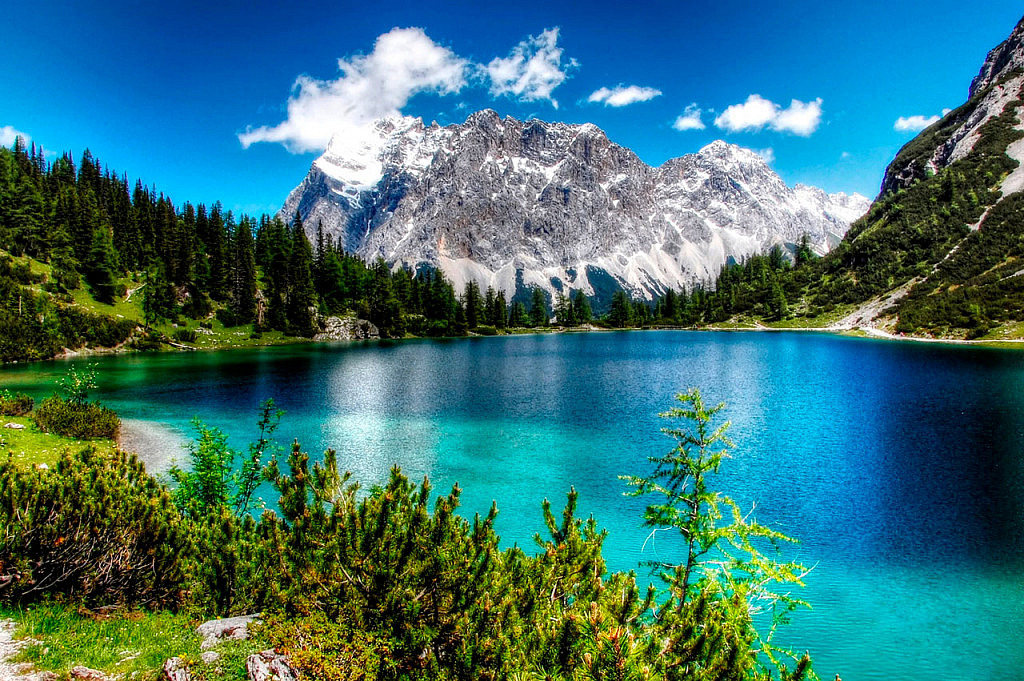
#> input picture Pictures/Nevado.jpg, 1024 x 681 px, given in place of Rio.jpg, which was not available
$ python retoFotos.py   (older library calls are emulated)
#> lines starting #> are read from the running program, lines starting #| are printed output that depends on the picture; pictures that were not available may be replaced by others from this repository, and a replacement may not be noted
import cv2
import numpy as np
#cargamos imagen
image = cv2.imread('Pictures/Rio.jpg')
#> image is the input picture: shape (681, 1024, 3); mean B, G, R 116.2, 113.9, 57.1
image2 = cv2.imread('Pictures/Nevado.jpg')
image3 = cv2.imread('Pictures/Montanas.jpg')
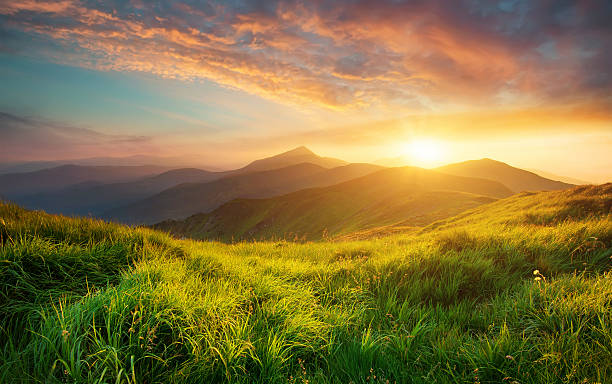
#> input picture Pictures/Montanas.jpg, 612 x 384 px
#> image3 is the input picture: shape (384, 612, 3); mean B, G, R 66.6, 117.5, 134.5
cv2.imshow('Rio', image)
cv2.waitKey(0)
cv2.destroyAllWindows()
#obtener dimensiones de la imagen
hight, width = image.shape[:2]
#> hight = 681; width = 1024
center = (width/2, hight/2)
#> center = (512, 340.5)
#rotar la imagen
angulo = 90
matrix = cv2.getRotationMatrix2D(center, angulo, 1.0)
rotated = cv2.warpAffine(image2, matrix, (width, hight))
cv2.imshow('Nevado', rotated)
cv2.waitKey(0)
cv2.destroyAllWindows()
#Definir la matriz de traslación
tx, ty = 100, 50
M = np.float32([[1, 0, tx], [0, 1, ty]])
#Aplicar la matriz de traslación a la imagen
translated = cv2.warpAffine(image3, M, (image3.shape[1], image.shape[0]))
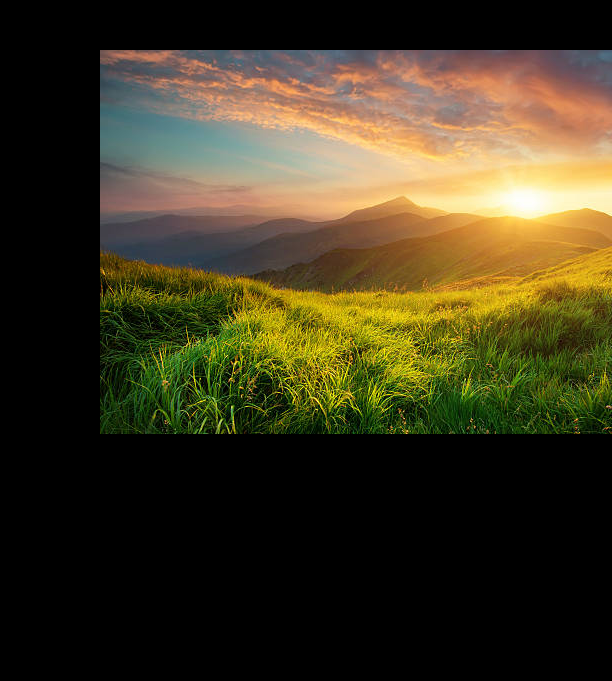
#> translated: shape (681, 612, 3); mean B, G, R 31.8, 55.8, 63.4
#Mostratre la imagen trasladada
cv2.imshow('Montana', translated)
cv2.waitKey(0)
cv2.destroyAllWindows()
#Escala
# Definir la nueva altura y ancho de la imagen
new_height, new_width = 300, 250
#Aplicar la escala de la imagen
scaled = cv2.resize(image, (new_width, new_height))
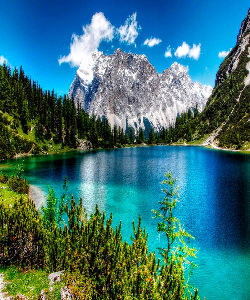
#> scaled: shape (300, 250, 3); mean B, G, R 116.2, 113.8, 57.1
#Mostrar la imagen escalada
cv2.imshow('Rio', scaled)
cv2.waitKey(0)
cv2.destroyAllWindows()
#Recorte
# Definir las coordenadas del área de interés ROI
x, y, w, h = 100, 100, 200, 150
#Recortar la región de interés ROI
cropped = image2[y:y+h, x:x+w]
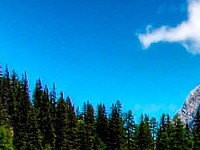
#> cropped: shape (150, 200, 3); mean B, G, R 167.9, 121.3, 20
#Mostrar la imagen recortada
cv2.imshow('Nevado', cropped)
cv2.waitKey(0)
cv2.destroyAllWindows()
# Suavizado
# Aplicar el filtro Gaussiano para suavisar la imagen
smoothed = cv2.GaussianBlur(image, (5, 5), 0)
#Mostrar la imagen suavisada
cv2.imshow('Rio', smoothed)
cv2.waitKey(0)
cv2.destroyAllWindows()
#Realce
# Definir el kernel para el filtro de afilado
kernel = np.array([[-1, -1, -1],
                   [-1, 9, -1],
                   [-1, -1, -1]])
#Aplicar el filtro de afilado para realzar los detalles
sharpened = cv2.filter2D(image3, -1, kernel)
#Mostrar la imagen realzada
cv2.imshow('Montana', sharpened)
cv2.waitKey(0)
cv2.destroyAllWindows()
#Detección de bordes
# Cargar la imagen en escala de grises
image = cv2.imread('Pictures/Rio.jpg', cv2.IMREAD_GRAYSCALE)
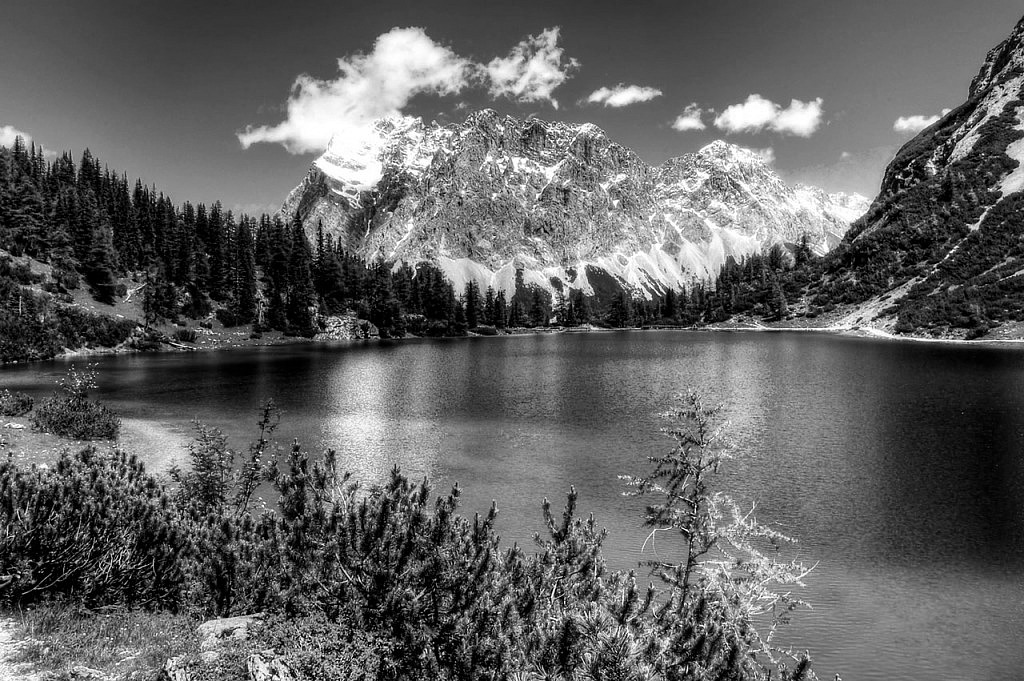
#> image: shape (681, 1024); min 0, max 255, mean 97
# Aplicar el operador Sobel para detectar los bordes
sobelx = cv2.Sobel(image, cv2.CV_64F, 1, 0, ksize=3)
sobely = cv2.Sobel(image, cv2.CV_64F, 0, 1, ksize=3)
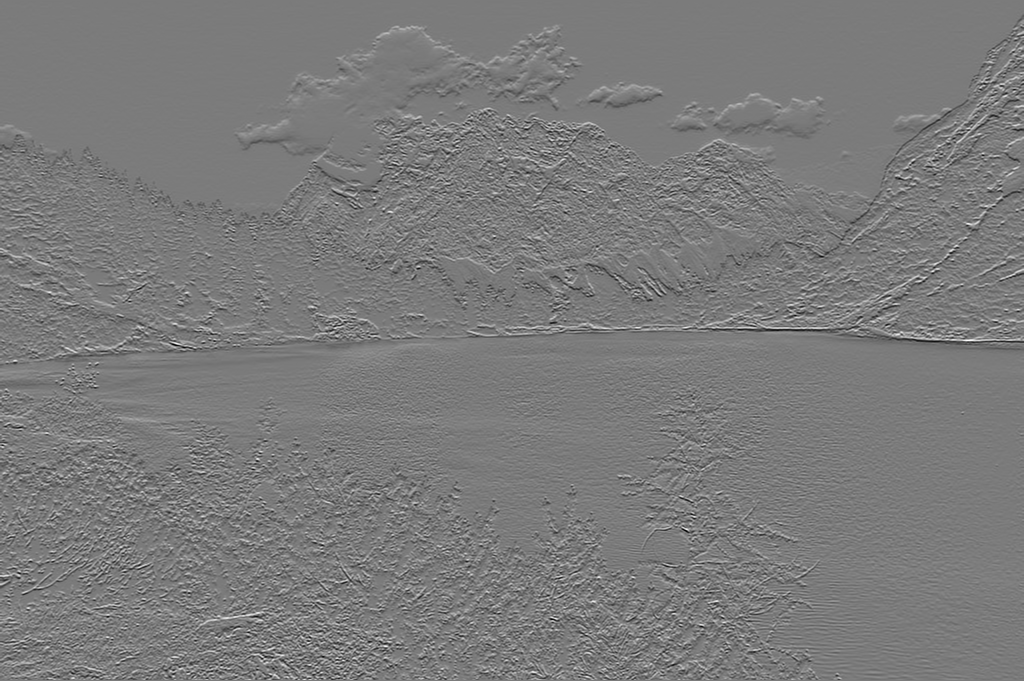
#> sobely: shape (681, 1024) float64; min -902, max 964, mean 0.4; drawn with min black and max white
#Combinar las respuestas en magnitud
edges = cv2.magnitude(sobelx, sobely)
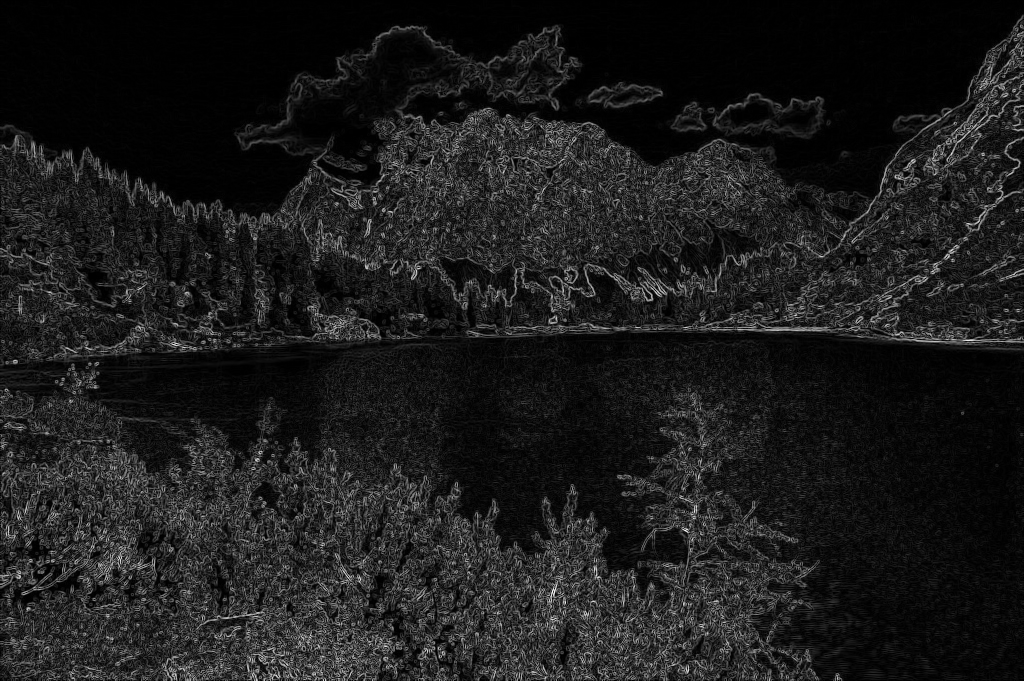
#> edges: shape (681, 1024) float64; min 0, max 1036, mean 115.8; drawn with min black and max white
#Normalizar los valores para mostrar la imagen correctamente
edges = cv2.normalize(edges, None, 0, 255, cv2.NORM_MINMAX, dtype=cv2.CV_8U)
#Mostrar la imagen con los bordes detectados
cv2.imshow('Rio', edges)
cv2.waitKey(0)
cv2.destroyAllWindows()
